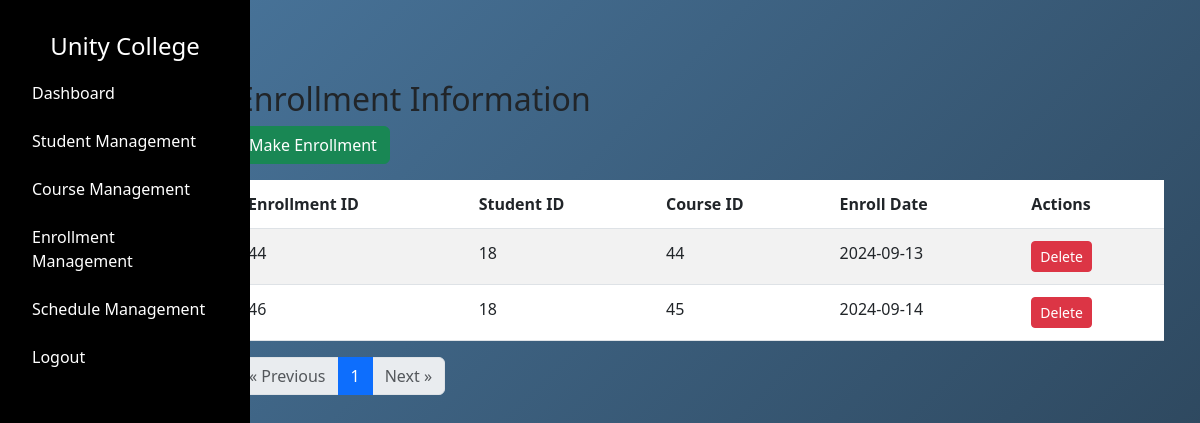
/admin/enrollmentmgt (signed in), run on an earlier commit of the app's database.
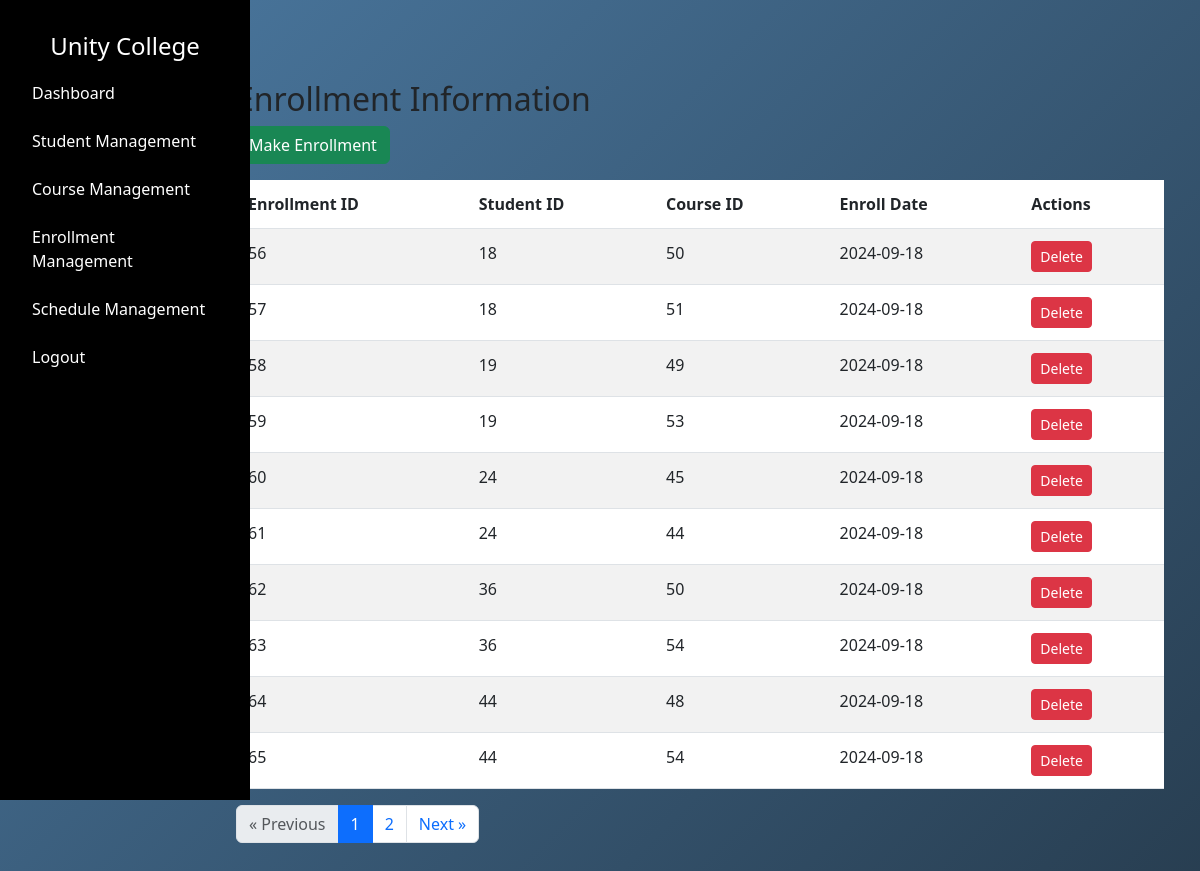
And on a later commit of the database.
### tables this page shows
CREATE TABLE "enrollment" (
    "id" INTEGER PRIMARY KEY AUTOINCREMENT,
    "student_id" INTEGER NOT NULL,
    "course_id" INTEGER NOT NULL,
    "enroll_date" DATE NOT NULL,
    FOREIGN KEY("student_id") REFERENCES "student"("id") ON DELETE RESTRICT,
    FOREIGN KEY("course_id") REFERENCES "course"("id") ON DELETE RESTRICT
);

### app.py (the view)
@app.route("/admin/enrollmentmgt", methods=["GET"])
def admin_view_enrollment():
    if 'admin_uid' not in session or session.get('user_type') != 'admin':
        return redirect(url_for('admin_login'))
    first_name = session.get('first_name')
    admin_uid = session.get('admin_uid')
    page = request.args.get('page', 1, type=int)
    per_page = 10  # Number of enrollments per page
    total_enrollment = query_db("SELECT COUNT(*) FROM enrollment")[0][0]
    offset = (page - 1) * per_page
    enrollment_query = f"SELECT * FROM enrollment LIMIT {per_page} OFFSET {offset}"
    enrollment = query_db(enrollment_query)
    enrollment_list = []
    for record in enrollment:
        enrollment_dict = {
            "id": record[0],
            "student_id": record[1],
            "course_id": record[2],
            "enroll_date": record[3],
        }
        enrollment_list.append(enrollment_dict)
    total_pages = (total_enrollment + per_page - 1) // per_page
    return render_template(
        "admin/enrollmentmgmt.html",
        enrollment_list=enrollment_list,
        first_name=first_name,
        current_page=page,
        total_pages=total_pages,
        per_page=per_page,
        admin_uid=admin_uid
    )

### dbcontroller.py (called while the page is built)
def query_db(query, args=()):
    con = sqlite3.connect('advweb.db')
    cur = con.cursor()
    cur.execute(query, args)
    rv = cur.fetchall()  # Fetch all results
    cur.close()
    con.close()
    return rv

### templates/admin/enrollmentmgmt.html (shortened to what this page needs)
{% extends "/admin/layout.html" %} {% block content %}
<link href="/static/css/admin/enrollmentmgmt.css" rel="stylesheet" />
<div class="container mt-5">
  <h2 class="enrollinfotitle">Enrollment Information</h2>
  <a href="{{ url_for('admin_enroll') }}" class="btn btn-success mb-3"
    >Make Enrollment</a
  >
  <div class="table-responsive">
    <table class="table table-striped">
      <thead>
        <tr>
          <th>Enrollment ID</th>
          <th>Student ID</th>
          <th>Course ID</th>
          <th>Enroll Date</th>
          <th>Actions</th>
        </tr>
      </thead>
      <tbody>
        {% for enrollment in enrollment_list %}
        <tr>
          <td>{{ enrollment['id'] }}</td>
          <td>{{ enrollment['student_id'] }}</td>
          <td>{{ enrollment['course_id'] }}</td>
          <td>{{ enrollment['enroll_date'] }}</td>
          <td>
            <form
              action="{{ url_for('delete_enrollment', id=enrollment['id']) }}"
              method="post"
              style="display: inline"
            >
              <button
                type="submit"
                class="btn btn-danger btn-sm"
                onclick="return confirm('Are you sure you want to delete this enrollment?')"
              >
                Delete
              </button>
            </form>
          </td>
        </tr>
        {% endfor %}
      </tbody>
    </table>
  </div>
  <div class="d-flex justify-content-start">
    <nav aria-label="Page navigation">
      <ul class="pagination">
        <li class="page-item {% if current_page == 1 %}disabled{% endif %}">
          <a
            class="page-link"
            href="{{ url_for('admin_view_enrollment', page=current_page-1) }}"
            aria-label="Previous"
          >
            <span aria-hidden="true">&laquo;</span> Previous
          </a>
        </li>
        {% for page_num in range(1, total_pages + 1) %}
        <li
          class="page-item {% if page_num == current_page %}active{% endif %}"
        >
          <a
            class="page-link"
            href="{{ url_for('admin_view_enrollment', page=page_num) }}"
            >{{ page_num }}</a
          >
        </li>
        {% endfor %}
        <li
          class="page-item {% if current_page == total_pages %}disabled{% endif %}"
        >
          <a
            class="page-link"
            href="{{ url_for('admin_view_enrollment', page=current_page+1) }}"
            aria-label="Next"
          >
            Next <span aria-hidden="true">&raquo;</span>
          </a>
        </li>
      </ul>
    </nav>
  </div>
</div>
{% endblock %}

What changed in the data, as far as the page shows it:
removed enrollment: id "44", student_id "18", course_id "44", enroll_date "2024-09-13"
removed enrollment: id "46", student_id "18", course_id "45", enroll_date "2024-09-14"
added enrollment: id "56", student_id "18", course_id "50", enroll_date "2024-09-18"
added enrollment: id "57", student_id "18", course_id "51", enroll_date "2024-09-18"
added enrollment: id "58", student_id "19", course_id "49", enroll_date "2024-09-18"
added enrollment: id "59", student_id "19", course_id "53", enroll_date "2024-09-18"
added enrollment: id "60", student_id "24", course_id "45", enroll_date "2024-09-18"
added enrollment: id "61", student_id "24", course_id "44", enroll_date "2024-09-18"
added enrollment: id "62", student_id "36", course_id "50", enroll_date "2024-09-18"
added enrollment: id "63", student_id "36", course_id "54", enroll_date "2024-09-18"
added enrollment: id "64", student_id "44", course_id "48", enroll_date "2024-09-18"
added enrollment: id "65", student_id "44", course_id "54", enroll_date "2024-09-18"
Also different on the page:
new list line: "2"
